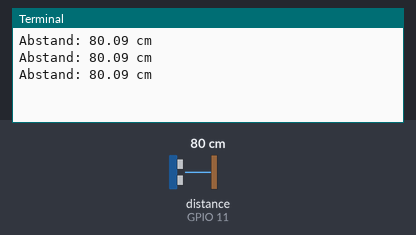
Bench run of a program on a simulated Raspberry Pi (BCM pin numbers). Shown: the last lines printed to the terminal. The inputs (shaded band) are chosen by the test bench; at power-on: distance to the obstacle (sensor on GPIO 11) 80 cm. The echo pulse lasts 58.3 µs per cm; the clock reads 2024-03-15 10:24:30 at power-on unless the program sets it.

Above: at 1.2 s.
1.3 s: distance to the obstacle (sensor on GPIO 11) set to 2 cm
At 1.9 s:
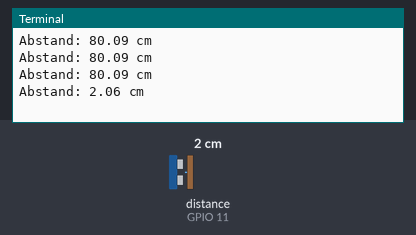
2.8 s: distance to the obstacle (sensor on GPIO 11) set to 4 cm
At 3.4 s:
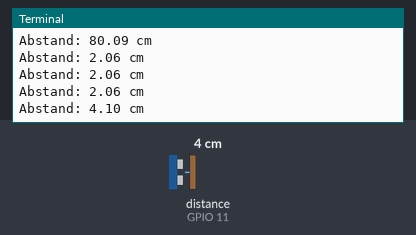
Timing chart, 0 to 5.8 s (numbered marks = the images above; inputs shaded):
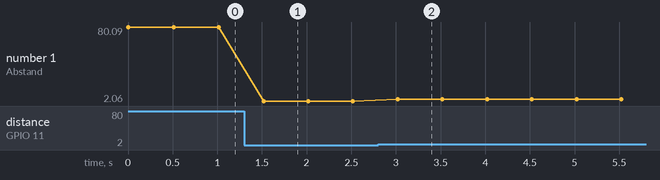

The program:

ultrasonic.py
```python
import RPi.GPIO as GPIO
import time

TRIGGER_PIN = 10
ECHO_PIN = 11

GPIO.setmode(GPIO.BCM)
GPIO.setup(TRIGGER_PIN, GPIO.OUT)
GPIO.setup(ECHO_PIN, GPIO.IN)

def measure_distance():
    GPIO.output(TRIGGER_PIN, GPIO.LOW)
    time.sleep(0.000002)

    GPIO.output(TRIGGER_PIN, GPIO.HIGH)
    time.sleep(0.00001)
    GPIO.output(TRIGGER_PIN, GPIO.LOW)

    while GPIO.input(ECHO_PIN) == 0:
        t_off = time.time()

    while GPIO.input(ECHO_PIN) == 1:
        t_on = time.time()

    t = t_on - t_off

    dist_cm = (t * 34300) / 2      #Abstand[cm]=(Zeit[s] * Schallgeschwindigkeit[cm/s])/2
    return dist_cm

while True:
   dist = measure_distance()
   print(f"Abstand: {dist:.2f} cm")
   time.sleep(0.5)
```

Measured:
- after the input at 1.3 s, the terminal: prints a new line after 0.22 s (image 1)
- after the input at 2.8 s, the terminal: prints a new line after 0.22 s (image 2)
- plotted number 1: 80.09 → 2.06 after the input at 1.3 s, 2.06 → 4.1 after the input at 2.8 s
